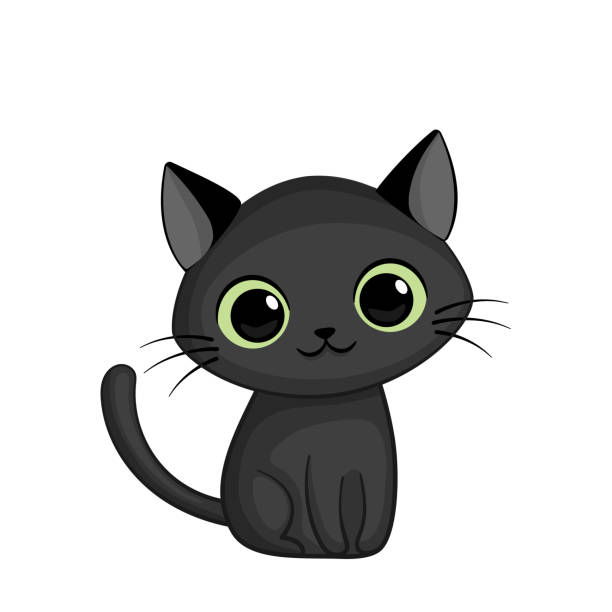
#> input picture simpler_model/cartoon_kitten.jpg, 612 x 612 px
$ jupyter execute --allow-errors 'main v1_new.ipynb'
#> lines starting #> are read from the running program, lines starting #| are printed output that depends on the picture
# Image Deblurring via Convex Optimization
### MATH 441 Convex Optimization

**Old formulation (blind deconvolution — non-convex jointly):**
$$
\min_{k,\,\mathbf{u}}\;
\|k*\mathbf{u}-\mathbf{f}\|_2^2
+\lambda_1\underbrace{\|\nabla\mathbf{u}\|_1}_{\text{TV}}
+\lambda_2\underbrace{\|D\mathbf{u}\|_2^2}_{\text{Tikhonov}}
+\mu\underbrace{\|k\|_1}_{\text{kernel sparsity}}
\quad\text{s.t.}\quad k\geq0,\;\mathbf{1}^Tk=1,\;0\leq\mathbf{u}\leq1
$$

**New formulation (non-blind deconvolution — convex):**
$$
\min_{\mathbf{u}}\;
\underbrace{\|H\mathbf{u}-\mathbf{f}\|_2^2}_{\text{data fidelity}}
+\lambda\underbrace{\sum_{i,j}\|\nabla u_{i,j}\|_2}_{\text{TV (isotropic)}}
\quad\text{s.t.}\quad 0\leq\mathbf{u}\leq 1
$$

where $\|\nabla u_{i,j}\|_2 = \sqrt{(\Delta_x u_{i,j})^2 + (\Delta_y u_{i,j})^2}$ is the L2 norm of the gradient vector at each pixel $(i,j)$.

**Key simplifications:**
- $k$ is fixed as a known Gaussian kernel → $H$ is a constant matrix, problem is convex in $\mathbf{u}$ alone
- Tikhonov term removed (redundant with TV; both penalize gradients)
- Kernel sparsity term removed ($k$ is not a variable)
- Solved directly with CVXPY — no alternating minimization

## Install CVXPY

## Importing Packages

[cell 1]
import numpy as np
import cvxpy as cp
import matplotlib.pyplot as plt
import scipy.sparse as sp
from scipy.ndimage import gaussian_filter
from PIL import Image
import os

## Defining Functions

We define two functions: the 2D Gaussian Kernel and the Sparse Blur Matrix H. The 2D Gaussian Kernel functions builds the blur kernel, which is a small grid of weights that describes how a pixel spreads to its neighbors when blurred. The Sparse Blur Matrix H turns that kernel into a matrix $H$ so the blurring operation can be written as $H\mathbf{u}$, which CVXPY can work with directly.

The kernel we use is a **Gaussian kernel** — this is the blur shape our model assumes was applied to the image. As long as the actual blur matches this assumption, the model can reverse it.

#### 2D Gaussian Kernel

[cell 2]
def get_gaussian_kernel(size=5, sigma=1.0):
    Xa = np.linspace(-(size - 1) / 2., (size - 1) / 2., size)
    xx, yy = np.meshgrid(Xa, Xa)
    kernel = np.exp(-0.5 * (np.square(xx) + np.square(yy)) / np.square(sigma))
    return kernel / np.sum(kernel)

#### Sparse Blur Matrix $H$

We need to represent the blurring operation as a matrix $H$ so we can write it as $H\mathbf{u}$ and plug it into CVXPY.

Each row of $H$ corresponds to one output pixel. The values in that row describe how much each input pixel contributes to it after blurring.

We use **wrap boundary** — when the kernel goes past the edge of the image, it wraps around to the other side. This ensures every row of $H$ sums to exactly 1, meaning every pixel gets the full blur weight with nothing missing at the edges.

[cell 3]
def create_sparse_blur_matrix(image_shape, kernel):
    M, N = image_shape
    kH, kW = kernel.shape
    pad_h, pad_w = kH // 2, kW // 2

    rows, cols, vals = [], [], []

    for i in range(M):
        for j in range(N):
            row_idx = i * N + j
            for ki in range(kH):
                for kj in range(kW):
                    # The code below defines the wrap boundary.
                    ii = (i + ki - pad_h) % M
                    jj = (j + kj - pad_w) % N
                    col_idx = ii * N + jj
                    rows.append(row_idx)
                    cols.append(col_idx)
                    vals.append(kernel[ki, kj])

    return sp.csr_matrix((vals, (rows, cols)), shape=(M * N, M * N))

## Load Image

**Why a cartoon cat?**

Our model uses TV regularization, which works by reducing differences between neighboring pixels. It naturally produces images with large smooth areas and sharp clean edges.

A cartoon image is a perfect match because most areas are one solid color with no variation between neighbors, and edges between areas are sharp and clear.

**Why NOT a real photo?**

A real cat photo has fur — every pixel is slightly different from its neighbor. TV sees all those small differences as "bad" and tries to remove them. The result is a blurry, flat image where the fur detail is gone. The model did not fail — it just removed what it was designed to remove. The image was simply the wrong choice.

**Why NOT a high-texture image?**

High-texture images such as grass, fabric, fur, or natural scenes have the same problem. TV smooths texture the same way it smooths blur, so you cannot tell if the model helped or hurt.

Cartoon images have almost no texture, so TV only touches the blur and leaves everything else alone — which is exactly what we want.

[cell 4]
image_path = "cartoon_kitten.jpg"
img_size = 128

if not os.path.exists(image_path):
    print(f"Error: {image_path} not found.")
else:
    img = Image.open(image_path).convert('L').resize((img_size, img_size), Image.LANCZOS)
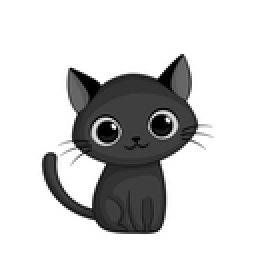
#> img: PIL image 128x128 L (shown 2 times larger); min 0, max 255, mean 205.8
    u_true = np.array(img) / 255.0

print(f"Image shape : {u_true.shape}  |  range: [{u_true.min():.2f}, {u_true.max():.2f}]")
#| Image shape : (128, 128)  |  range: [0.00, 1.00]

plt.figure(figsize=(4, 4))
plt.imshow(u_true, cmap='gray', vmin=0, vmax=1)
plt.title('Original — sharp cartoon cat')
plt.axis('off')
plt.tight_layout()
plt.show()

## Apply Gaussian Blur and Build H

We need the blur type in the image to **match** the blur model in $H$. Since we build $H$ from a Gaussian kernel, we apply the same Gaussian blur to the image. This keeps the forward model consistent: $\mathbf{f} = H\mathbf{u}_{true}$.

σ = 1.5 produces a visible but recoverable blur — not too heavy, not too light. A 5×5 kernel captures 99%+ of the Gaussian mass at this sigma, so larger sizes add nothing.

Every row of $H$ sums to exactly 1 regardless of position. Boundary pixels get the same treatment as interior pixels — no edge artifacts.

[cell 5]
kernel_size = 5
sigma_value = 1.5

# The code below defines the Gaussian Kernel and the K Sparse Kernel.
kernel   = get_gaussian_kernel(size=kernel_size, sigma=sigma_value)
K_sparse = create_sparse_blur_matrix(u_true.shape, kernel)

f_img = gaussian_filter(u_true, sigma=sigma_value)
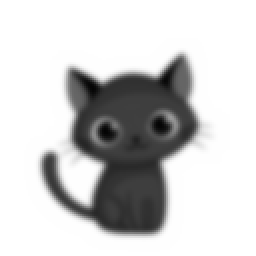
#> f_img: shape (128, 128) float64 (shown 2 times larger); min 0.0175, max 1, mean 0.807
f_vec = f_img.flatten(order='C')
#> f_vec = 16384 values, max 1 at index 0, min 0.0175 at index 8015, mean 0.807

print(f"Kernel : {kernel_size}×{kernel_size},  sigma={sigma_value},  sum={kernel.sum():.4f}")
print(f"H shape: {K_sparse.shape},  nnz: {K_sparse.nnz}")
#| H shape: (16384, 16384),  nnz: 409600

fig, axes = plt.subplots(1, 2, figsize=(8, 4))
axes[0].imshow(u_true, cmap='gray', vmin=0, vmax=1)
axes[0].set_title('Original (sharp)')
axes[0].axis('off')
axes[1].imshow(f_img, cmap='gray', vmin=0, vmax=1)
axes[1].set_title(f'Blurred  (σ={sigma_value})')
axes[1].axis('off')
plt.suptitle('Degradation: Gaussian blur applied to original', fontsize=11)
plt.tight_layout()
plt.show()
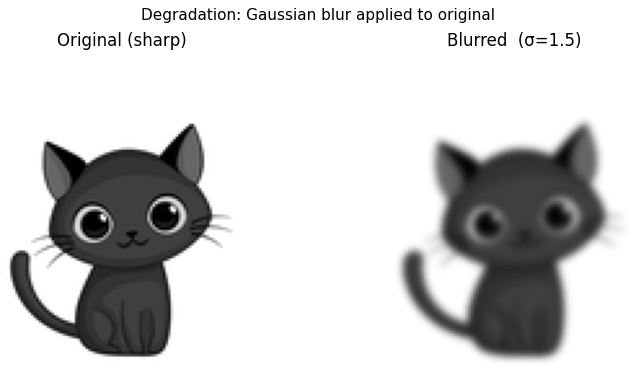
#> figure drawn by matplotlib, 2 panels
